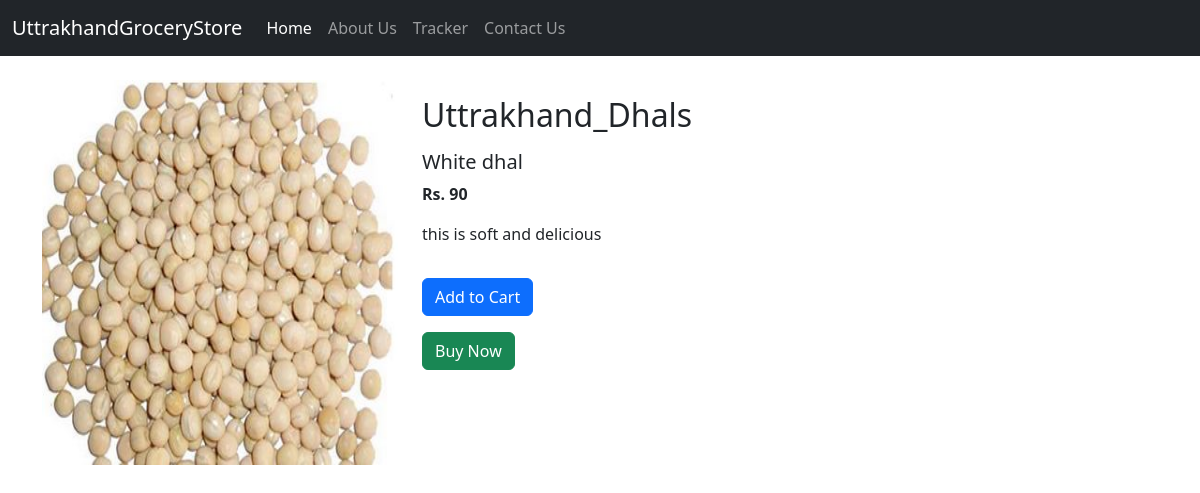
/productview/4, run on the app's committed database.
### shop/models.py (models this page shows)
class Product(models.Model):
    product_id = models.AutoField
    product_name = models.CharField(max_length=50)
    category = models.CharField(max_length=50,default="")
    subcategory = models.CharField(max_length=50,default="")
    price = models.IntegerField(default=0)
    desc = models.CharField(max_length=300)
    pub_date = models.DateField()
    image = models.ImageField(upload_to="images",default="")

### djangoapp/views.py (the view)
# urls.py: path('productview/<myid>', views.productview),
def productview(request,myid):
    product = Product.objects.filter(id=myid)
    data ={
        'product':product[0]
        }
    return render(request,"productview.html",data)

### templates/productview.html (shortened to what this page needs)
{% extends "basic.html" %}
{% block body %}
{% load static %}
<div class="container my-4">
    <div class="row">
        <div class="col-md-4">
            <div class="row">
            <img src="{{product.image}}" width="233px" height="385px"/>
            </div>
        </div>
        <div class="col-md-8">
            <p><h2>{{product.category}}</h2></p>
            <h5>{{product.product_name}}</h5>
            <p><b>Rs. {{product.price}}</b></p>
            <p>{{product.desc}}</p>
            <div class="row">
                <a href="#"><button type="button" class="btn btn-primary my-3">Add to Cart</button></a>
                <a href="#"><button type="button" class="btn btn-success">Buy Now</button></a>
            </div>
        </div>
    </div>
</div>
{% endblock %}

### data on the page
Product: image (picture), category "Uttrakhand_Dhals", product_name "White dhal", price "90", desc "this is soft and delicious"
